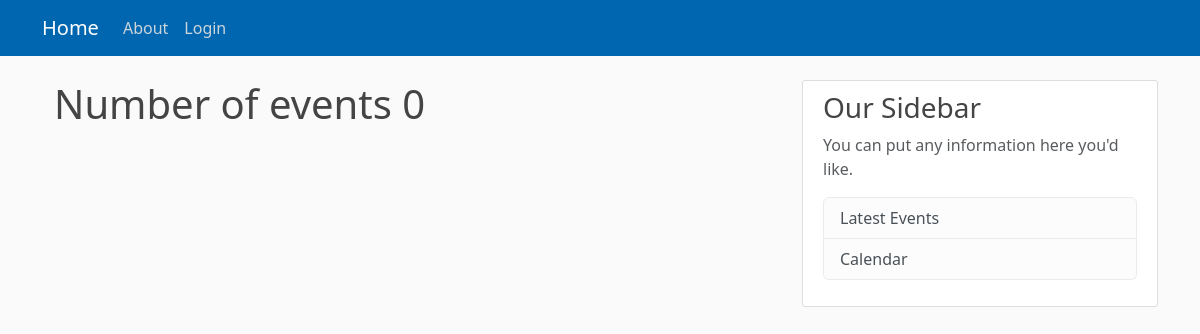
The page /event/ on the database as committed earlier.
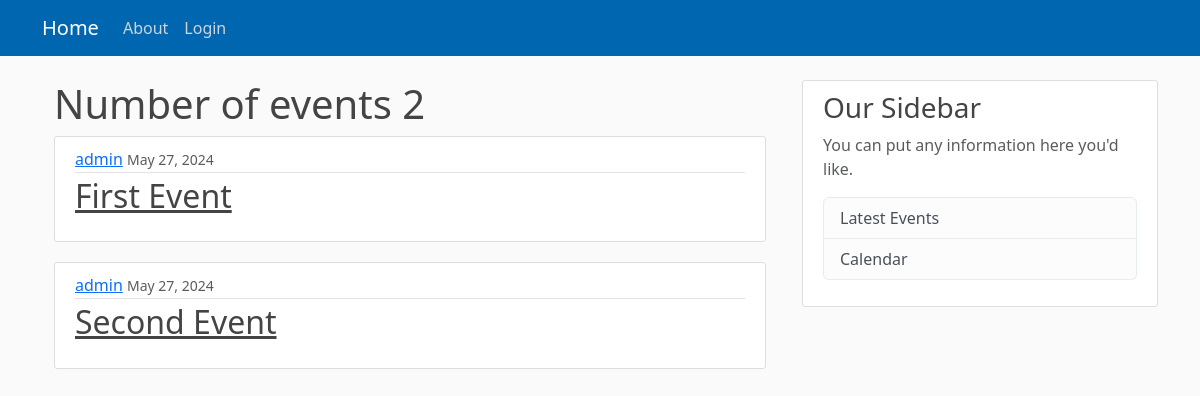
The same page on the database as committed later.
### common/models.py (models this page shows, shortened)
class Event(models.Model):
    title = models.CharField(max_length=100)
    location = models.CharField(max_length=255)
    url = models.CharField(max_length=255, null=True)
    date_posted = models.DateTimeField(default=timezone.now)
    description = models.CharField('Description of the event', max_length=4096, null=True, blank=True)
    author = models.ForeignKey(User, on_delete=models.CASCADE)

### public/views.py (the view)
# urls.py: path('event/', EventListView.as_view(), name="events-list"),
class EventListView(ListView):
    model = Event
    template_name = 'events/event_list.html'
    context_object_name = 'events'
    ordering = ['date_posted']

### private/templates/events/event_list.html (shortened to what this page needs)
{% extends "private/base.html" %}
{% block content %}
<div class="container">
    <h1>Number of events {{ events|length }}</h1>
    {% for event in events %}
    <article class="media content-section">
        <div class="media-body">
          <div class="article-metadata">
            <a class="mr-2" href="#">{{ event.author }}</a>
            <small class="text-muted">{{ event.date_posted|date:"F d, Y" }}</small>
          </div>
          <h2><a class="article-title" href="{% url 'event-detail' event.id %}">{{ event.title }}</a></h2>
        </div>
      </article>
    {% endfor %}
</div>
{% endblock %}

### private/templates/private/base.html (shortened to what this page needs)
{% load static %}
<!doctype html>
<html lang="en">
  <head>
    <link href="https://cdn.jsdelivr.net/npm/bootstrap@5.3.3/dist/css/bootstrap.min.css" rel="stylesheet">
    <link rel="stylesheet" type="text/css" href="{% static 'private/main.css' %}">
  </head>
  <body>
    <header class="site-header">
      <nav class="navbar navbar-expand-md navbar-dark bg-steel fixed-top">
        <div class="container">
          <a class="navbar-brand mr-4" href="{% url 'home' %}">Home</a>
          <div class="collapse navbar-collapse" id="navbarToggle">
            <div class="navbar-nav mr-auto">
              <a class="nav-item nav-link" href="{% url 'about' %}">About</a>
            </div>
            <div class="navbar-nav">
              {% if user.is_authenticated %}
                <a class="nav-item nav-link" href="{% url 'events-list' %}">Events</a>
                <a class="nav-item nav-link" href="{% url 'profile' %}">Profile</a>
              {% else %}
                <a class="nav-item nav-link" href="{% url 'profile' %}">Login</a>
              {% endif %}
            </div>
          </div>
        </div>
      </nav>
    </header>
    <main role="main" class="container">
      <div class="row">
        <div class="col-md-8">
          {% block content %}{% endblock %}
        </div>
        <div class="col-md-4">
          <div class="content-section">
            <h3>Our Sidebar</h3>
            <p class='text-muted'>You can put any information here you'd like.
              <ul class="list-group">
                <li class="list-group-item list-group-item-light"><a class="nav-item nav-link" href="{% url 'events-list' %}">Latest Events</a></li>
                <li class="list-group-item list-group-item-light">Calendar</li>
              </ul>
            </p>
          </div>
        </div>
      </div>
    </main>
  </body>
</html>

### private/static/private/main.css (style rules this page uses)
body { background: #fafafa; color: #333333; margin-top: 5rem; }
h1, h2, h3, h4, h5, h6 { color: #444444; }
ul { margin: 0; }
.bg-steel { background-color: #0066af; }
.site-header .navbar-nav .nav-link { color: #cbd5db; }
.content-section { background: #ffffff; padding: 10px 20px; border: 1px solid #dddddd; border-radius: 3px; margin-bottom: 20px; }
.article-title { color: #444444; }
.article-metadata { padding-bottom: 1px; margin-bottom: 4px; border-bottom: 1px solid #e3e3e3 }

Rows that differ between the two databases and show on the page:
added Event: author "admin", date_posted "May 27, 2024", title "First Event"
added Event: author "admin", date_posted "May 27, 2024", title "Second Event"
Other text that changed with them:
{{ events|length }}: "0" → "2"
